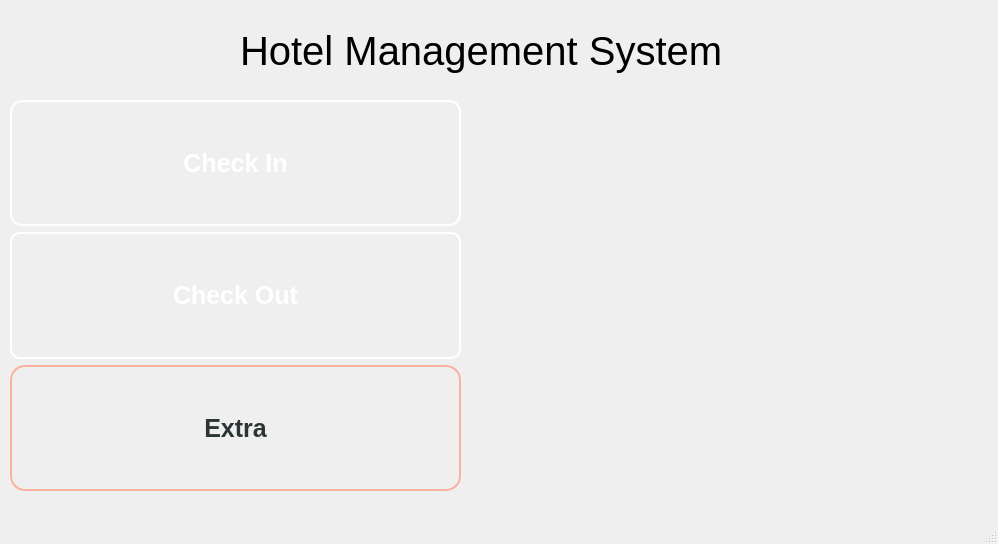
<?xml version="1.0" encoding="UTF-8"?>
<ui version="4.0">
 <class>MainWindow</class>
 <widget class="QMainWindow" name="MainWindow">
  <property name="geometry">
   <rect>
    <x>0</x>
    <y>0</y>
    <width>998</width>
    <height>544</height>
   </rect>
  </property>
  <property name="sizePolicy">
   <sizepolicy hsizetype="Expanding" vsizetype="Expanding">
    <horstretch>0</horstretch>
    <verstretch>0</verstretch>
   </sizepolicy>
  </property>
  <property name="windowTitle">
   <string>MainWindow</string>
  </property>
  <property name="styleSheet">
   <string notr="true">/* Sade ve Göz Yormayan Yaz Temalı Arkaplan */
QWidget {
    background: qlineargradient(x1: 0, y1: 0, x2: 0, y2: 1,
                                stop: 0 #BBDEFB,  /* Açık Mavi */
                                stop: 1 #E3F2FD); /* Neredeyse Beyaz */
}
</string>
  </property>
  <widget class="QWidget" name="centralwidget">
   <widget class="QLabel" name="label">
    <property name="geometry">
     <rect>
      <x>480</x>
      <y>100</y>
      <width>511</width>
      <height>391</height>
     </rect>
    </property>
    <property name="sizePolicy">
     <sizepolicy hsizetype="Expanding" vsizetype="Expanding">
      <horstretch>0</horstretch>
      <verstretch>0</verstretch>
     </sizepolicy>
    </property>
    <property name="contextMenuPolicy">
     <enum>Qt::ContextMenuPolicy::DefaultContextMenu</enum>
    </property>
    <property name="autoFillBackground">
     <bool>false</bool>
    </property>
    <property name="styleSheet">
     <string notr="true">/* Pastel Bahar Teması */
QPushButton {
    background-color: qradialgradient(cx: 0.5, cy: 0.5, radius: 1.0, fx: 0.5, fy: 0.5,
                                      stop: 0 #ffeaa7, stop: 1 #fab1a0);
    border: 2px solid #fab1a0;
    border-radius: 15px;
    color: #2d3436;
    padding: 12px 24px;
    font: bold 25px;
}

QPushButton:hover {
    background-color: qradialgradient(cx: 0.5, cy: 0.5, radius: 1.0, fx: 0.5, fy: 0.5,
                                      stop: 0 #fff3b0, stop: 1 #f8c291);
}

QPushButton:pressed {
    background-color: qradialgradient(cx: 0.5, cy: 0.5, radius: 1.0, fx: 0.5, fy: 0.5,
                                      stop: 0 #ffe6a7, stop: 1 #f8b195);
}
</string>
    </property>
    <property name="text">
     <string/>
    </property>
    <property name="pixmap">
     <pixmap resource="resource.qrc">:/images/otel.webp</pixmap>
    </property>
    <property name="scaledContents">
     <bool>true</bool>
    </property>
   </widget>
   <widget class="QWidget" name="verticalLayoutWidget">
    <property name="geometry">
     <rect>
      <x>10</x>
      <y>100</y>
      <width>451</width>
      <height>391</height>
     </rect>
    </property>
    <layout class="QVBoxLayout" name="vertl">
     <property name="sizeConstraint">
      <enum>QLayout::SizeConstraint::SetMaximumSize</enum>
     </property>
     <item>
      <widget class="QPushButton" name="CheckInButton">
       <property name="sizePolicy">
        <sizepolicy hsizetype="Expanding" vsizetype="Expanding">
         <horstretch>0</horstretch>
         <verstretch>0</verstretch>
        </sizepolicy>
       </property>
       <property name="font">
        <font>
         <pointsize>-1</pointsize>
         <italic>false</italic>
         <bold>true</bold>
        </font>
       </property>
       <property name="styleSheet">
        <string notr="true">QPushButton {
    background-color: qlineargradient(x1: 0, y1: 0, x2: 1, y2: 0,
                                      stop: 0 #1abc9c, stop: 1 #e67e22);
    border: 2px solid #ffffff;
    border-radius: 12px;
    color: #ffffff;
    padding: 10px 20px;
    font: bold 25px;
}

QPushButton:hover {
    background-color: qlineargradient(x1: 0, y1: 0, x2: 1, y2: 0,
                                      stop: 0 #16a085, stop: 1 #d35400);
}

QPushButton:pressed {
    background-color: qlineargradient(x1: 0, y1: 0, x2: 1, y2: 0,
                                      stop: 0 #149174, stop: 1 #c0392b);
}
</string>
       </property>
       <property name="text">
        <string>Check In</string>
       </property>
      </widget>
     </item>
     <item>
      <widget class="QPushButton" name="CheckOutButton">
       <property name="sizePolicy">
        <sizepolicy hsizetype="Expanding" vsizetype="Expanding">
         <horstretch>0</horstretch>
         <verstretch>0</verstretch>
        </sizepolicy>
       </property>
       <property name="font">
        <font>
         <pointsize>-1</pointsize>
         <italic>false</italic>
         <bold>true</bold>
        </font>
       </property>
       <property name="styleSheet">
        <string notr="true">QPushButton {
    background-color: qlineargradient(x1: 0, y1: 0, x2: 0, y2: 1,
                                      stop: 0 #f39c12, stop: 1 #f1c40f);
    border: 2px solid #ffffff;
    border-radius: 10px;
    color: #ffffff;
    padding: 12px 24px;
    font: bold 25px;
}

QPushButton:hover {
    background-color: qlineargradient(x1: 0, y1: 0, x2: 0, y2: 1,
                                      stop: 0 #e67e22, stop: 1 #f39c12);
}

QPushButton:pressed {
    background-color: qlineargradient(x1: 0, y1: 0, x2: 0, y2: 1,
                                      stop: 0 #d35400, stop: 1 #e67e22);
}</string>
       </property>
       <property name="text">
        <string>Check Out</string>
       </property>
      </widget>
     </item>
     <item>
      <widget class="QPushButton" name="pushButtonExtra">
       <property name="sizePolicy">
        <sizepolicy hsizetype="Expanding" vsizetype="Expanding">
         <horstretch>0</horstretch>
         <verstretch>0</verstretch>
        </sizepolicy>
       </property>
       <property name="font">
        <font>
         <pointsize>-1</pointsize>
         <italic>false</italic>
         <bold>true</bold>
        </font>
       </property>
       <property name="styleSheet">
        <string notr="true">/* Pastel Bahar Teması */
QPushButton {
    background-color: qradialgradient(cx: 0.5, cy: 0.5, radius: 1.0, fx: 0.5, fy: 0.5,
                                      stop: 0 #ffeaa7, stop: 1 #fab1a0);
    border: 2px solid #fab1a0;
    border-radius: 15px;
    color: #2d3436;
    padding: 12px 24px;
    font: bold 25px;
}

QPushButton:hover {
    background-color: qradialgradient(cx: 0.5, cy: 0.5, radius: 1.0, fx: 0.5, fy: 0.5,
                                      stop: 0 #fff3b0, stop: 1 #f8c291);
}

QPushButton:pressed {
    background-color: qradialgradient(cx: 0.5, cy: 0.5, radius: 1.0, fx: 0.5, fy: 0.5,
                                      stop: 0 #ffe6a7, stop: 1 #f8b195);
}
</string>
       </property>
       <property name="text">
        <string>Extra</string>
       </property>
      </widget>
     </item>
    </layout>
   </widget>
   <widget class="QLabel" name="label_2">
    <property name="geometry">
     <rect>
      <x>240</x>
      <y>20</y>
      <width>481</width>
      <height>61</height>
     </rect>
    </property>
    <property name="font">
     <font>
      <pointsize>30</pointsize>
     </font>
    </property>
    <property name="styleSheet">
     <string notr="true">/* Hotel Management System Label için Sade Stil */
QLabel#hotelLabel {
    color: #2c3e50;            /* Okunaklı, koyu mavi-siyah ton */
    background-color: transparent; /* Arka plan şeffaf, rahatsız etmesin */
    font: bold 22px &quot;Arial&quot;, sans-serif;  /* Net ve modern font */
    padding: 10px;             /* Yazının etrafında biraz boşluk */
}
</string>
    </property>
    <property name="text">
     <string>Hotel Management System</string>
    </property>
   </widget>
  </widget>
  <widget class="QMenuBar" name="menubar">
   <property name="geometry">
    <rect>
     <x>0</x>
     <y>0</y>
     <width>998</width>
     <height>22</height>
    </rect>
   </property>
  </widget>
  <widget class="QStatusBar" name="statusbar"/>
 </widget>
 <resources>
  <include location="resource.qrc"/>
 </resources>
 <connections/>
</ui>
